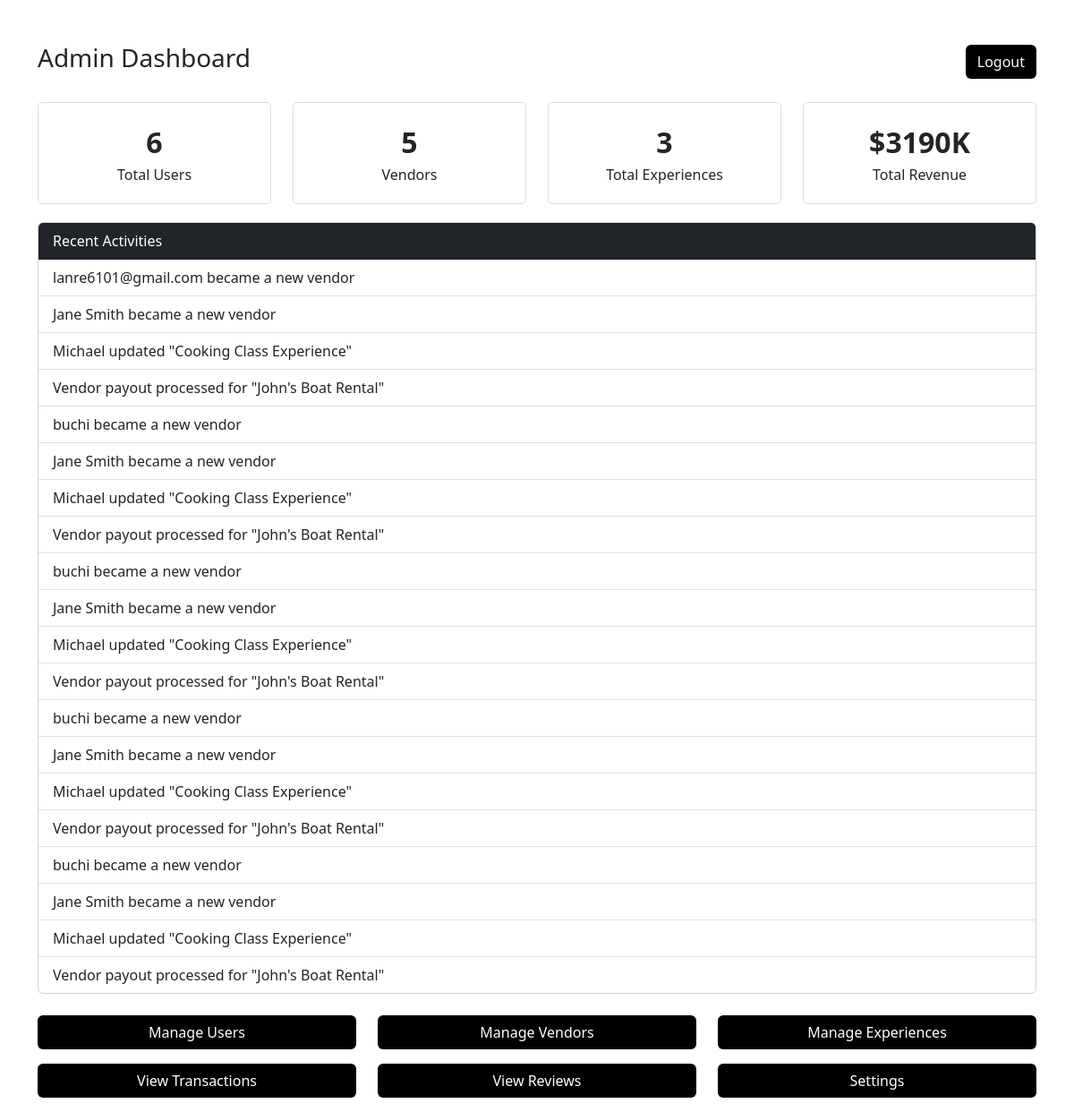
/admix/dashboard, run on the app's committed database.
### base/models.py (models this page shows)
class Notification(models.Model):
    user = models.ForeignKey(CustomUser, on_delete=models.CASCADE)
    title = models.CharField(null=True, max_length=50)
    message =models.CharField( max_length=50,null=True)
    created_at = models.DateTimeField(auto_now_add=True,null=True)

### Admin/views.py (the view)
# urls.py: path('dashboard',views.dashboard,name="dashboard"),
def dashboard(request):
    total_user = CustomUser.objects.all().count()
    total_vendor =CustomUser.objects.filter(role='vendor').count()
    total_experience = Experience.objects.all().count()
    total_revenue = Transaction.objects.aggregate(Sum('amount'))['amount__sum'] or 0
    notification =Notification.objects.all().order_by('-created_at')[:5]
    context ={
        'total_user':total_user,
        'total_vendor':total_vendor,
        'total_experience':total_experience,
        'total_revenue':total_revenue,
        'notification':notification,
    }
    return render (request, 'admin/dashboard.html',context)

### base/templates/admin/dashboard.html (shortened to what this page needs)
<!DOCTYPE html>
<html lang="en">
<head>
    <link href="https://cdn.jsdelivr.net/npm/bootstrap@5.3.0-alpha1/dist/css/bootstrap.min.css" rel="stylesheet">
</head>
<body>
    <div class="container mt-5">
        <div class="d-flex justify-content-between align-items-center mb-4">
            <h1 class="h3">Admin Dashboard</h1>
            <a href="#" class="btn btn-black">Logout</a>
        </div>
        <div class="row">
            <div class="col-md-3">
                <div class="stat-card">
                    <div class="stat-number">{{total_user}}</div>
                    <div>Total Users</div>
                </div>
            </div>
            <div class="col-md-3">
                <div class="stat-card">
                    <div class="stat-number">{{total_vendor}}</div>
                    <div>Vendors</div>
                </div>
            </div>
            <div class="col-md-3">
                <div class="stat-card">
                    <div class="stat-number">{{total_experience}}</div>
                    <div>Total Experiences</div>
                </div>
            </div>
            <div class="col-md-3">
                <div class="stat-card">
                    <div class="stat-number">${{total_revenue}}K</div>
                    <div>Total Revenue</div>
                </div>
            </div>
        </div>
        <div class="card mb-4">
            <div class="card-header bg-dark text-white">
                Recent Activities
            </div>
            <ul class="list-group list-group-flush">
                {% for notification in notification %}
                <li class="list-group-item">{{notification.message}}</li>
                <li class="list-group-item">Jane Smith became a new vendor</li>
                <li class="list-group-item">Michael updated "Cooking Class Experience"</li>
                <li class="list-group-item">Vendor payout processed for "John's Boat Rental"</li>
                {% endfor %}
            </ul>
        </div>
        <div class="row">
            <div class="col-md-4 mb-3">
                <a href="{% url 'admix:user_management' %}" class="btn btn-black w-100">Manage Users</a>
            </div>
            <div class="col-md-4 mb-3">
                <a href="{% url 'admix:vendor_management' %}" class="btn btn-black w-100">Manage Vendors</a>
            </div>
            <div class="col-md-4 mb-3">
                <a href="{% url 'admix:experience' %}" class="btn btn-black w-100">Manage Experiences</a>
            </div>
            <div class="col-md-4 mb-3">
                <a href="{% url 'admix:view_transactons' %}" class="btn btn-black w-100">View Transactions</a>
            </div>
            <div class="col-md-4 mb-3">
                <a href="{% url 'admix:view_reviews' %}" class="btn btn-black w-100">View Reviews</a>
            </div>
            <div class="col-md-4 mb-3">
                <a href="{% url 'admix:settings' %}" class="btn btn-black w-100">Settings</a>
            </div>
        </div>
    </div>
</body>
</html>

### base/templates/admin/dashboard.html (style rules this page uses)
.btn-black { background-color: black; color: white; }
.stat-card { border: 1px solid #ddd; border-radius: 5px; padding: 20px; margin-bottom: 20px; text-align: center; }
.stat-number { font-size: 2rem; font-weight: bold; }

### data on the page
Notification: message "lanre6101@gmail.com became a new vendor"
Notification: message "buchi became a new vendor"
Notification: message "buchi became a new vendor"
Notification: message "buchi became a new vendor"
Notification: message "buchi became a new vendor"

### other printed values
{{ total_user }} "6"
{{ total_vendor }} "5"
{{ total_experience }} "3"
{{ total_revenue }} "3190"
